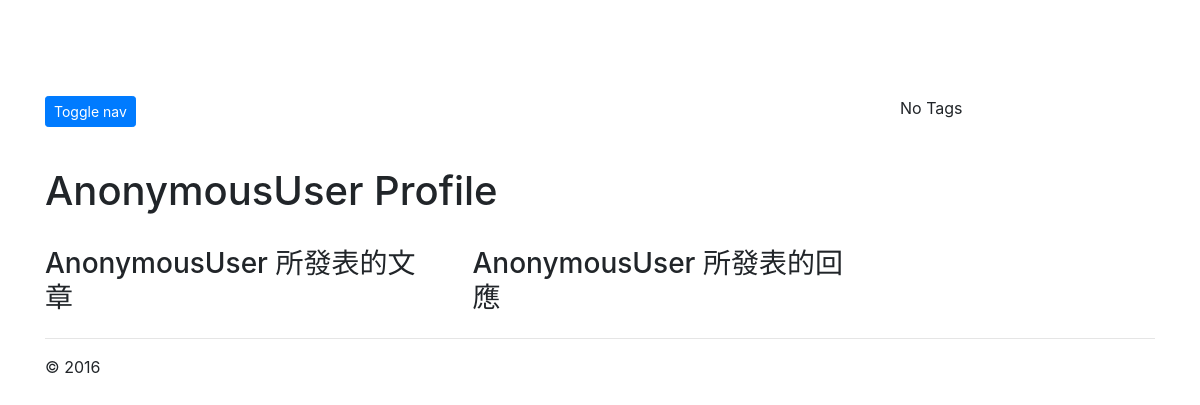
Before: /profile_view/miwooro01/ with the older database file.
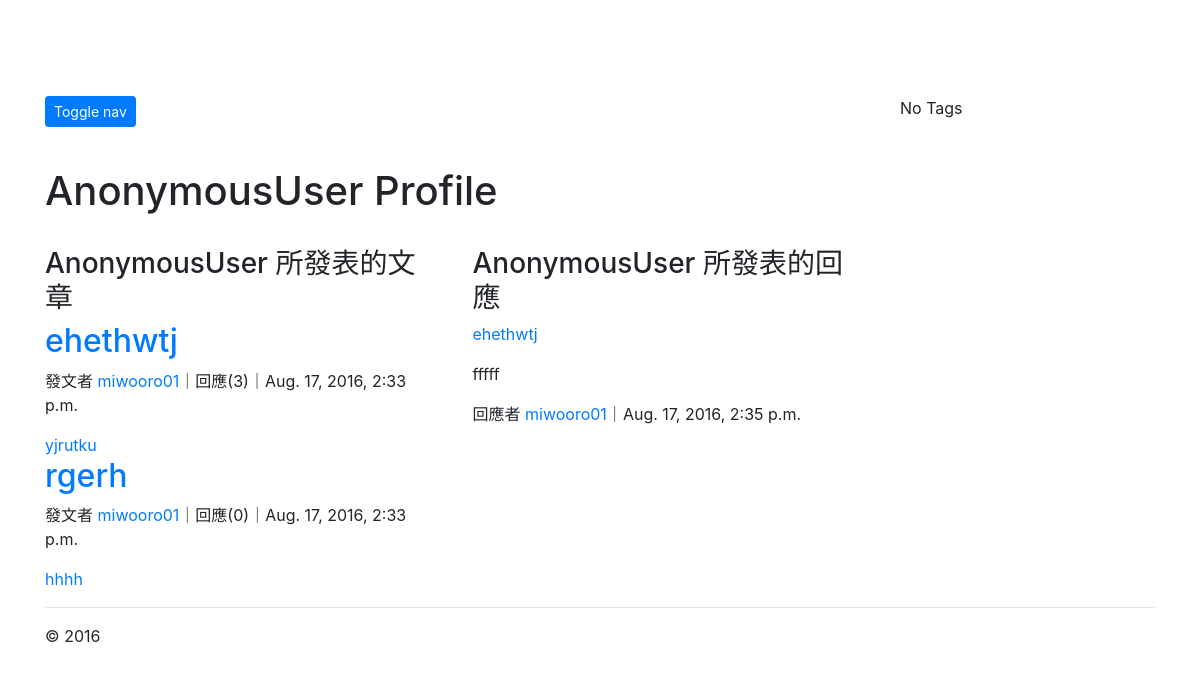
After: the same page with the newer database file.
### articles/models.py (models this page shows, shortened)
class Article(models.Model):
	title = models.CharField(max_length=50)
	author = models.ForeignKey(User)
	content = models.TextField()
	tags = TaggableManager()
	created = models.DateTimeField(auto_now_add=True)
	likes = models.ManyToManyField(User, related_name="likes", blank=True)
	def __str__(self):
		return self.title
	class Meta:
		ordering = ['-created']

class Comment(models.Model):
	author = models.ForeignKey(User)
	content = models.TextField()
	created = models.DateTimeField(auto_now_add=True)
	article = models.ForeignKey(Article)

### ik4/views.py (the view)
# urls.py: url(r'^profile_view/(?P<author_id>\w+)/$', views.user_profile, name='user_profile'),
def user_profile(request, author_id):
	user = get_object_or_404(User, username=author_id)
	articles = Article.objects.filter(author=user)
	comments = Comment.objects.filter(author=user)
	context = {'articles':articles, 'comments':comments}
	return render(request, 'user_profile.html', context)

### templates/user_profile.html (shortened to what this page needs)
{% extends 'base.html' %}
{% block content %}
{% load taggit_templatetags2_tags %}
<h1>{{ request.user }} Profile</h1>
<br/>
<div class="row">
<div class="col-lg-6">
<h3>{{ request.user }} 所發表的文章</h3>
{% for article in articles %}
	<h2><a href="{% url 'detail' pk=article.pk %}">{{ article.title }}</a></h2>
	<p>發文者 <a href="/profile_view/{{ article.author }}">{{ article.author }}</a>｜回應({{ article.comment_set.all|length }})｜{{ article.created }}</p>
	{% for tag in article.tags.all %}
		<a href="{% url 'tagged' tag.slug %}" class="tag tag-default">{{ tag.name }}</a>
    {% endfor %}
{% endfor %}
</div>
<div class="col-lg-6">
<h3>{{ request.user }} 所發表的回應</h3>
{% for comment in comments %}
	<p><a href="{% url 'detail' pk=comment.article.pk %}">{{ comment.article }}</a></p>
	<p>{{ comment.content }}</p>
	<p>回應者 <a href="/profile_view/{{ comment.author }}">{{ comment.author }}</a>｜{{ comment.created }}</p>
{% endfor %}
</div>
</div>
{% endblock %}

Changed rows visible on the page:
added Article: title "ehethwtj", author "miwooro01", comment_set.all|length "3", created "Aug. 17, 2016, 2:33 p.m."
added Tag: name "yjrutku", shown under "ehethwtj"
added Article: title "rgerh", author "miwooro01", comment_set.all|length "0", created "Aug. 17, 2016, 2:33 p.m."
added Tag: name "hhhh", shown under "rgerh"
added Comment: article "ehethwtj", content "fffff", author "miwooro01", created "Aug. 17, 2016, 2:35 p.m."
